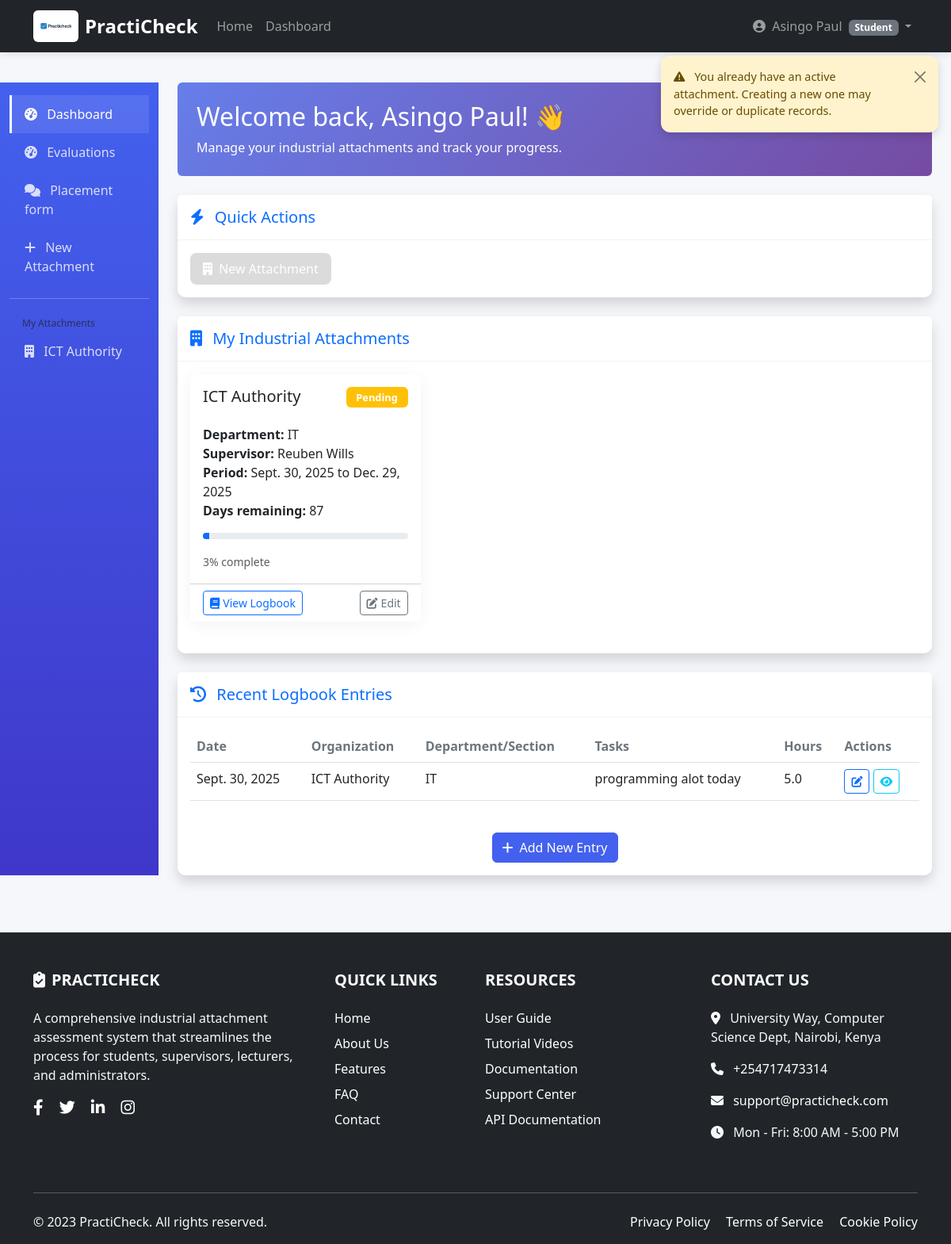
/attachments/ (signed in), run on an earlier commit of the app's database.
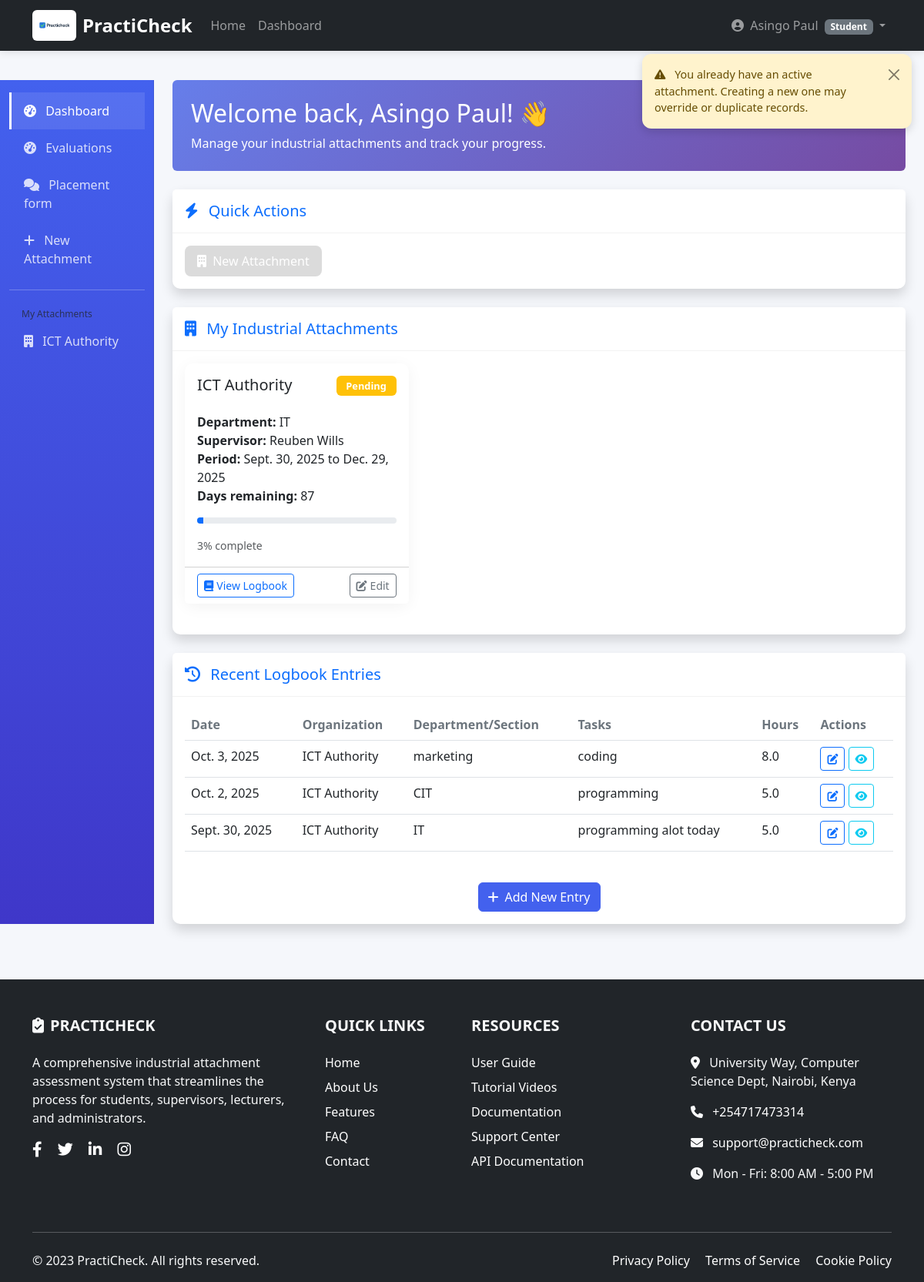
And on a later commit of the database.
### attachments/models.py (models this page shows, shortened)
class Attachment(models.Model):
    student = models.ForeignKey(User, on_delete=models.CASCADE, related_name='attachments')
    industry = models.ForeignKey(Industry, on_delete=models.SET_NULL, null=True, blank=True)
    organization = models.CharField(max_length=200)
    department = models.CharField(max_length=100, blank=True)
    supervisor_name = models.CharField(max_length=100)
    supervisor_email = models.EmailField(blank=True)  # Make it optional temporarily
    supervisor_phone = models.CharField(max_length=15, blank=True)
    start_date = models.DateField()
    end_date = models.DateField()
    report = models.FileField(upload_to="reports/", blank=True, null=True)
    status = models.CharField(max_length=20, choices=(
        ('pending', 'Pending Approval'),
        ('approved', 'Approved'),
        ('ongoing', 'Ongoing'),
        ('completed', 'Completed'),
        ('cancelled', 'Cancelled'),
    ), default='pending')
    created_at = models.DateTimeField(auto_now_add=True)
    updated_at = models.DateTimeField(auto_now=True)
    class Meta:
        constraints = [
            models.UniqueConstraint(fields=['student'], name='unique_student_attachment')
        ]
    @property
    def is_active(self):
        if not self.start_date or not self.end_date:
            return False
        today = timezone.now().date()
        return self.start_date <= today <= self.end_date and self.status in ['approved', 'ongoing']
    @property
    def days_completed(self):
        if not self.start_date or not self.end_date:
            return 0
        today = timezone.now().date()
        if today < self.start_date:
            return 0
        elif today > self.end_date:
            return (self.end_date - self.start_date).days
        else:
            return (today - self.start_date).days
    @property
    def total_days(self):
        if not self.start_date or not self.end_date:
            return 0
        return (self.end_date - self.start_date).days
    @property
    def days_remaining(self):
        if not self.start_date or not self.end_date:
            return 0
        today = timezone.now().date()
        if today < self.start_date:
            return (self.end_date - self.start_date).days
        elif today > self.end_date:
            return 0
        else:
            return (self.end_date - today).days

class LogbookEntry(models.Model):
    attachment = models.ForeignKey(Attachment, on_delete=models.CASCADE, related_name='logbook_entries')
    entry_date = models.DateField()
    department_section = models.CharField(max_length=100, help_text="Department or section where you worked today")
    tasks = models.TextField(help_text="Tasks you worked on today")
    skills_learned = models.TextField(help_text="New skills or knowledge gained")
    achievements = models.TextField(blank=True, help_text="Notable achievements or accomplishments")
    challenges = models.TextField(blank=True, help_text="Challenges faced and how you addressed them")
    hours_worked = models.DecimalField(max_digits=4, decimal_places=1, validators=[MinValueValidator(0.5), MaxValueValidator(24)])
    supervisor_comments = models.TextField(blank=True)
    edit_count = models.IntegerField(default=0, validators=[MaxValueValidator(2)])
    created_at = models.DateTimeField(auto_now_add=True)
    updated_at = models.DateTimeField(auto_now=True)
    class Meta:
        ordering = ['-entry_date']
        unique_together = ['attachment', 'entry_date']
    def can_edit(self):
        return self.edit_count < 2

### attachments/views.py (the view)
# urls.py: path('', views.dashboard, name='dashboard'),
@login_required
def dashboard(request):
    attachments = Attachment.objects.filter(student=request.user)
    recent_entries = LogbookEntry.objects.filter(attachment__student=request.user).order_by('-entry_date')[:5]
    context = {
        'attachments': attachments,
        'recent_entries': recent_entries,
        "today": timezone.now().date(),
    }
    return render(request, 'attachments/dashboard.html', context)

### accounts/context_processors.py (called while the page is built)
def user_type(request):
    return {
        'user_type': request.user.user_type if request.user.is_authenticated else None,
        'user_type_display': request.user.get_user_type_display() if request.user.is_authenticated else None,
    }

### attachments/templates/attachments/dashboard.html (shortened to what the changed rows need)
{% extends 'base_student.html' %}
{% load static %}
{% block extra_css %}
<link rel="stylesheet" href="{% static 'css/dashboard.css' %}">
{% endblock %}
{% block content %}
<div class="container-fluid py-4">
    <div class="row">
        {% include 'attachments/partials/student_sidebar.html' %}
        <main class="col-lg-10 col-md-9 ms-sm-auto px-md-4">
            <div class="welcome-banner text-white rounded p-4 mb-4">
                <div class="row align-items-center">
                    <div class="col-md-8">
                        <h2 class="mb-2">Welcome back, {{ user.get_full_name }}! 👋</h2>
                    </div>
                </div>
            </div>
            <div class="row mb-4">
                <div class="col-12">
                    <div class="card shadow">
                        <div class="card-body">
                            {% if attachments %}
                                <div class="row">
                                    {% for attachment in attachments %}
                                    <div class="col-lg-6 col-xl-4 mb-4">
                                        <div class="card attachment-card h-100">
                                            <div class="card-body">
                                                <div class="d-flex justify-content-between align-items-start mb-3">
                                                    <h5 class="card-title">{{ attachment.organization }}</h5>
                                                    {% if attachment.end_date and attachment.end_date < today %}
                                                        <span class="status-badge badge bg-success">Completed</span>
                                                    {% else %}
                                                        <span class="status-badge badge bg-{% if attachment.status == 'approved' %}success{% elif attachment.status == 'pending' %}warning{% elif attachment.status == 'ongoing' %}info{% else %}secondary{% endif %}">
                                                            {{ attachment.status|title }}
                                                        </span>
                                                    {% endif %}
                                                </div>
                                                <p class="card-text">
                                                    <strong>Department:</strong> {{ attachment.department|default:"Not specified" }}<br>
                                                    <strong>Supervisor:</strong> {{ attachment.supervisor_name }}<br>
                                                    <strong>Period:</strong> {{ attachment.start_date }} to {{ attachment.end_date }}<br>
                                                    <strong>Days remaining:</strong> {{ attachment.days_remaining }}
                                                </p>
                                                <div class="progress mb-3" style="height: 8px;">
                                                    {% widthratio attachment.days_completed attachment.total_days 100 as progress %}
                                                    <div class="progress-bar
                                                        {% if attachment.end_date and attachment.end_date < today %} bg-success {% endif %}"
                                                        role="progressbar"
                                                        style="width: {{ progress }}%;"
                                                        aria-valuenow="{{ progress }}"
                                                        aria-valuemin="0"
                                                        aria-valuemax="100"></div>
                                                </div>
                                                <small class="text-muted">
                                                    {% if attachment.end_date and attachment.end_date < today %}
                                                        100% complete
                                                    {% else %}
                                                        {{ progress }}% complete
                                                    {% endif %}
                                                </small>
                                            </div>
                                            <div class="card-footer bg-white">
                                                <div class="d-flex justify-content-between">
                                                    <a href="{% url 'attachments:logbook' attachment_id=attachment.id %}"
                                                       class="btn btn-sm btn-outline-primary">
                                                        <i class="fas fa-book me-1"></i>View Logbook
                                                    </a>
                                                    {% if attachment.status == 'pending' or attachment.status == 'approved' %}
                                                    <a href="{% url 'attachments:edit_attachment' attachment_id=attachment.id %}"
                                                       class="btn btn-sm btn-outline-secondary">
                                                        <i class="fas fa-edit me-1"></i>Edit
                                                    </a>
                                                    {% endif %}
                                                </div>
                                            </div>
                                        </div>
                                    </div>
                                    {% endfor %}
                                </div>
                            {% endif %}
                        </div>
                    </div>
                </div>
            </div>
            {% if recent_entries %}
            <div class="row">
                <div class="col-12">
                    <div class="card shadow">
                        <div class="card-body">
                            <div class="table-responsive">
                                <table class="table table-hover">
                                    <thead>
                                        <tr>
                                            <th>Date</th>
                                            <th>Organization</th>
                                            <th>Department/Section</th>
                                            <th>Tasks</th>
                                            <th>Hours</th>
                                            <th>Actions</th>
                                        </tr>
                                    </thead>
                                    <tbody>
                                        {% for entry in recent_entries %}
                                        <tr>
                                            <td>{{ entry.entry_date }}</td>
                                            <td>{{ entry.attachment.organization }}</td>
                                            <td>{{ entry.department_section }}</td>
                                            <td>{{ entry.tasks|truncatewords:5 }}</td>
                                            <td>{{ entry.hours_worked }}</td>
                                            <td>
                                                <a href="{% url 'attachments:edit_logbook_entry' entry_id=entry.id %}"
                                                   class="btn btn-sm btn-outline-primary {% if not entry.can_edit %}disabled{% endif %}"
                                                   {% if not entry.can_edit %}title="Maximum edits reached"{% endif %}>
                                                    <i class="fas fa-edit"></i>
                                                </a>
                                                <a href="{% url 'attachments:logbook' attachment_id=entry.attachment.id %}" class="btn btn-sm btn-outline-info">
                                                    <i class="fas fa-eye"></i>
                                                </a>
                                            </td>
                                        </tr>
                                        {% endfor %}
                                    </tbody>
                                </table>
                            </div>
                        </div>
                    </div>
                </div>
            </div>
            {% endif %}
        </main>
    </div>
</div>
{% endblock %}

### attachments/templates/attachments/partials/student_sidebar.html (shortened to what this page needs)
<div class="col-lg-2 col-md-3 d-md-block sidebar collapse bg-dark text-white">
    <div class="position-sticky pt-3">
        <ul class="nav flex-column">
            <li class="nav-item">
                <a class="nav-link {% if request.resolver_match.url_name == 'dashboard' %}active{% endif %}"
                   href="{% url 'attachments:dashboard' %}">
                    <i class="fas fa-tachometer-alt me-2"></i>
                    Dashboard
                </a>
            </li>
            <li class="nav-item">
                <a class="nav-link {% if request.resolver_match.url_name == 'evaluations' %}active{% endif %}"
                   href="{% url 'attachments:evaluations' %}">
                    <i class="fas fa-tachometer-alt me-2"></i>
                    Evaluations
                </a>
            </li>
            <li class="nav-item">
                <a class="nav-link {% if request.resolver_match.url_name == 'student_communication' %}active{% endif %}"
                   href="{% url 'attachments:communication' %}">
                    <i class="fas fa-comments me-2"></i>
                    Placement form
                </a>
            </li>
            <li class="nav-item">
                <a class="nav-link {% if request.resolver_match.url_name == 'create_attachment' %}active{% endif %}"
                   href="{% url 'attachments:create_attachment' %}">
                    <i class="fas fa-plus me-2"></i>
                    New Attachment
                </a>
            </li>
        </ul>
        <hr class="bg-secondary">
        <h6 class="sidebar-heading d-flex justify-content-between align-items-center px-3 mt-4 mb-1 text-muted">
            <span>My Attachments</span>
        </h6>
        <ul class="nav flex-column mb-2">
            {% for attachment in attachments %}
                {% if attachment.id %}
                <li class="nav-item">
                    <a class="nav-link {% if current_attachment and attachment.id == current_attachment.id %}active{% endif %}"
                       href="{% url 'attachments:attachment_detail' attachment_id=attachment.id %}">
                        <i class="fas fa-building me-2"></i>
                        {{ attachment.organization }}
                    </a>
                </li>
                {% endif %}
            {% endfor %}
        </ul>
    </div>
</div>

What changed in the data, as far as the page shows it:
added LogbookEntry: entry_date "Oct. 3, 2025", attachment.organization "ICT Authority", department_section "marketing", tasks "coding", hours_worked "8.0"
added LogbookEntry: entry_date "Oct. 2, 2025", attachment.organization "ICT Authority", department_section "CIT", tasks "programming", hours_worked "5.0"
